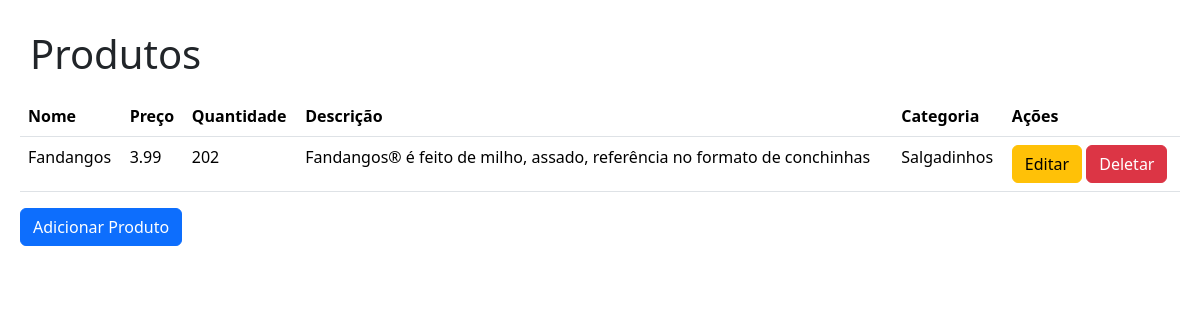
Page /produto/ on the committed database.
### estoque/models.py (models this page shows, shortened)
class Produto(models.Model):
    id_produto = models.AutoField(primary_key=True)
    nome = models.CharField(max_length=100)
    quantidade = models.IntegerField()
    preco = models.DecimalField(max_digits=10, decimal_places=2)
    categoria = models.ForeignKey(
        'estoque.Categoria',
        on_delete=models.CASCADE,
        null=True,
        blank=True
    )
    descricao = models.TextField(default="")
    fornecedores = models.ManyToManyField('estoque.Fornecedor', related_name="produtos")

class Categoria(models.Model):
    id_categoria = models.AutoField(primary_key=True)
    nome = models.CharField(max_length=250)
    descricao = models.CharField(max_length=255)

### estoque/views.py (the view)
# urls.py: path('produto/', views.listar_produtos, name='listar_produtos'),
def listar_produtos(request):
    query = request.GET.get('q')
    if query:
        produtos = Produto.objects.filter(nome__icontains=query)
    else:
        produtos = Produto.objects.all()
    return render(request, 'produto/listar_produtos.html', {'produtos': produtos})

### estoque/templates/produto/listar_produtos.html (shortened to what this page needs)
<!DOCTYPE html>
<html lang="pt-br">
<head>
    <link href="https://cdn.jsdelivr.net/npm/bootstrap@5.3.3/dist/css/bootstrap.min.css" rel="stylesheet"
>
            {% load static %}
            <link rel="stylesheet" href="{% static 'estilizacao/style_crud.css' %}">
</head>
<body>
    <h1>Produtos</h1>
    <table class="table">
        <thead>
            <tr>
                <th>Nome</th>
                <th>Preço</th>
                <th>Quantidade</th>
                <th>Descrição</th>
                <th>Categoria</th>
                <th>Ações</th>
            </tr>
        </thead>
        <tbody>
            {% for produto in produtos %}
            <tr>
                <td>{{ produto.nome }}</td>
                <td>{{ produto.preco }}</td>
                <td>{{ produto.quantidade }}</td>
                <td>{{ produto.descricao }}</td>
                <td>{{ produto.categoria.nome }}</td>
                <td>
                    <a href="{% url 'editar_produto' produto.id_produto %}" class="btn btn-warning">Editar</a>
                    <a href="{% url 'deletar_produto' produto.id_produto %}" class="btn btn-danger">Deletar</a>
                </td>
            </tr>
            {% endfor %}
        </tbody>
    </table>
    <a href="{% url 'adicionar_produto' %}" class="btn btn-primary">Adicionar Produto</a>
</body>
</html>

### estoque/static/estilizacao/style_crud.css (style rules this page uses)
* { padding: 10px; }

### rows in the picture
Produto: nome "Fandangos", preco "3.99", quantidade "202", descricao "Fandangos® é feito de milho, assado, referência no formato de conchinhas", categoria.nome "Salgadinhos"
